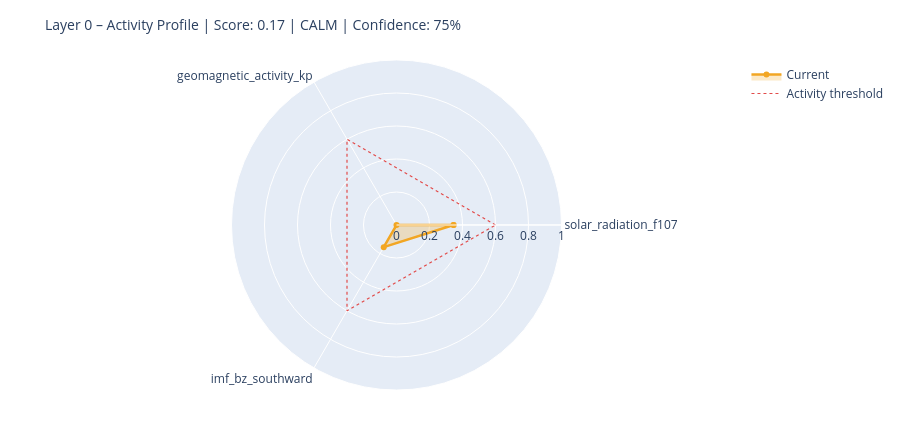

Source (notebook cell):
### Markdown cell above
---
## 6. State Assessment & Handoff to Layer 1

### Code cell
# ============================================================
# STEP 1 – Collect raw values with source modes
# Mode: 'primary' | 'fallback_3h' | 'last_valid' | 'missing'
# ============================================================

def safe_last(df, col):
    if df is None or col not in df.columns: return None
    s = df[col].dropna()
    return float(s.iloc[-1]) if not s.empty else None

f107_now = safe_last(df_f107, 'f10.7')
bz_now   = safe_last(df_mag,  'bz_gsm')
kp_now   = safe_last(df_kp,   'kp')
sw_now   = safe_last(df_sw,   'speed')

source_modes = {
    'F10.7':    'primary'  if f107_now is not None else 'missing',
    'Kp':       'primary'  if kp_now   is not None else 'missing',
    'IMF_Bz':   'primary'  if bz_now   is not None else 'missing',
    'SW_speed': 'primary'  if sw_now   is not None else 'missing',
}

# Kp Fallback – 3h endpoint
if kp_now is None:
    try:
        r = requests.get(
            'https://services.swpc.noaa.gov/json/noaa-planetary-k-index.json',
            timeout=10)
        r.raise_for_status()
        fb = pd.DataFrame(r.json())
        tc = next((c for c in fb.columns if 'time' in c.lower()), fb.columns[0])
        kc = next((c for c in fb.columns if 'kp' in c.lower() and c != tc), None)
        if kc:
            fb[kc] = fb[kc].astype(str).str.extract(r'([0-9]+(?:\.[0-9]*)?)')[0]
            fb[kc] = pd.to_numeric(fb[kc], errors='coerce')
            fb = fb[fb[kc] >= 0].dropna(subset=[kc])
            if not fb.empty:
                kp_now = float(fb[kc].iloc[-1])
                source_modes['Kp'] = 'fallback_3h'
                print(f'  Kp fallback (3h): {kp_now:.1f}')
    except Exception as e:
        print(f'  Kp fallback failed: {e}')

# Solar Wind Fallback – last valid value
if sw_now is None and df_sw is not None and 'speed' in df_sw.columns:
    s = df_sw['speed'].dropna()
    if not s.empty:
        sw_now = float(s.iloc[-1])
        source_modes['SW_speed'] = 'last_valid'
        print(f'  SW fallback (last_valid): {sw_now:.0f} km/s')

print()
print('Source modes:', source_modes)

# ============================================================
# STEP 2 – Score from available components only
# ============================================================

def norm(v, lo, hi):
    if v is None: return None
    return max(0.0, min(1.0, (v - lo) / (hi - lo)))

COMPONENTS = {
    'solar_radiation_f107':    (f107_now, norm(f107_now, 60, 250)),
    'geomagnetic_activity_kp': (kp_now,   norm(kp_now,   0,   9)),
    'imf_bz_southward':        (bz_now,   norm(-(bz_now or 0) if bz_now else None, -5, 30)
                                           if bz_now is not None else None),
    'solar_wind_speed':        (sw_now,   norm(sw_now, 300, 800)),
}

available   = {k: v[1] for k, v in COMPONENTS.items() if v[1] is not None}
unavailable = [k for k, v in COMPONENTS.items() if v[1] is None]

layer0_score = round(sum(available.values()) / len(available), 4) if available else None
confidence   = round(len(available) / len(COMPONENTS), 2)

level = ('unknown'  if layer0_score is None
         else 'calm'     if layer0_score < 0.3
         else 'moderate' if layer0_score < 0.6
         else 'active')

# ============================================================
# STEP 3 – Dominant Driver
# ============================================================

def dominant_driver(kp, f107, bz, sw):
    candidates = []
    if kp   is not None and kp   >= 4:   candidates.append(('geomagnetic',    kp / 9))
    if sw   is not None and sw   >= 500:  candidates.append(('solar_wind',     sw / 800))
    if bz   is not None and bz   <= -5:   candidates.append(('imf_southward',  abs(bz) / 30))
    if f107 is not None and f107 >= 150:  candidates.append(('solar_radiation',f107 / 250))
    return max(candidates, key=lambda x: x[1])[0] if candidates else 'none'

driver = dominant_driver(kp_now, f107_now, bz_now, sw_now)

# ============================================================
# STEP 4 – Downstream expectations
# ============================================================

def downstream_expectation(driver, score, kp, bz, f107):
    exp = {
        'magnetosphere':        'calm',
        'ionosphere':           'calm',
        'schumann_resonance':   'unchanged',
        'lithosphere_currents': 'low',
    }
    if driver == 'geomagnetic' or (kp and kp >= 5):
        exp['magnetosphere']        = 'compressed / storm'
        exp['ionosphere']           = 'elevated disturbance (TEC variability)'
        exp['schumann_resonance']   = 'elevated amplitude possible'
        exp['lithosphere_currents'] = 'elevated induction currents'
    elif driver == 'imf_southward' or (bz and bz <= -5):
        exp['magnetosphere']        = 'energy coupling active'
        exp['ionosphere']           = 'elevated electron density possible'
        exp['schumann_resonance']   = 'slight modulation possible'
    elif driver == 'solar_radiation' or (f107 and f107 >= 150):
        exp['ionosphere']           = 'elevated ionization (F-layer)'
        exp['schumann_resonance']   = 'slightly elevated background activity'
    return exp

downstream = downstream_expectation(driver, layer0_score, kp_now, bz_now, f107_now)

# ============================================================
# CONSOLE OUTPUT
# ============================================================

W = 58
print('=' * W)
print('LAYER 0 – STATE ASSESSMENT')
print('=' * W)
for name, (raw_v, score_v) in COMPONENTS.items():
    if score_v is not None:
        bar = '█' * int(score_v * 20) + '░' * (20 - int(score_v * 20))
        print(f'  {name:<35}  {bar}  {score_v:.2f}')
    else:
        print(f'  {name:<35}  {"─" * 20}  n/a')
print('-' * W)
print(f'  Score ({len(available)}/{len(COMPONENTS)} components):  {layer0_score:.3f}')
print(f'  Confidence:         {confidence:.0%}')
print(f'  Level:              {level.upper()}')
print(f'  Dominant Driver:    {driver}')

# Radar chart
cats = list(available.keys())
vals = list(available.values())
if len(cats) >= 3:
    fig = go.Figure()
    fig.add_trace(go.Scatterpolar(
        r=vals + [vals[0]], theta=cats + [cats[0]],
        fill='toself', fillcolor='rgba(242,166,35,0.25)',
        line=dict(color='#F2A623', width=2.5), name='Current'
    ))
    fig.add_trace(go.Scatterpolar(
        r=[0.6] * (len(cats) + 1), theta=cats + [cats[0]],
        line=dict(color='#E24B4A', dash='dot', width=1.2),
        mode='lines', name='Activity threshold'
    ))
    fig.update_layout(
        title=dict(text=f'Layer 0 – Activity Profile | Score: {layer0_score:.2f} | {level.upper()} | Confidence: {confidence:.0%}',
                   font=dict(size=14)),
        polar=dict(radialaxis=dict(visible=True, range=[0, 1])),
        height=430, showlegend=True,
        margin=dict(l=60, r=60, t=60, b=40)
    )
    fig.show()

### Figure 1 — Plotly figure (JSON) as saved in the notebook; plotly's stock layout.template omitted (floating-point values rounded to 4 significant figures)
{"data": [{"fill": "toself", "fillcolor": "rgba(242,166,35,0.25)", "line": {"color": "#F2A623", "width": 2.5}, "name": "Current", "r": [0.3457, 0.0, 0.1549, 0.3457], "theta": ["solar_radiation_f107", "geomagnetic_activity_kp", "imf_bz_southward", "solar_radiation_f107"], "type": "scatterpolar"}, {"line": {"color": "#E24B4A", "dash": "dot", "width": 1.2}, "mode": "lines", "name": "Activity threshold", "r": [0.6, 0.6, 0.6, 0.6], "theta": ["solar_radiation_f107", "geomagnetic_activity_kp", "imf_bz_southward", "solar_radiation_f107"], "type": "scatterpolar"}], "layout": {"height": 430, "margin": {"b": 40, "l": 60, "r": 60, "t": 60}, "polar": {"radialaxis": {"range": [0, 1], "visible": true}}, "showlegend": true, "title": {"font": {"size": 14}, "text": "Layer 0 – Activity Profile | Score: 0.17 | CALM | Confidence: 75%"}}}
